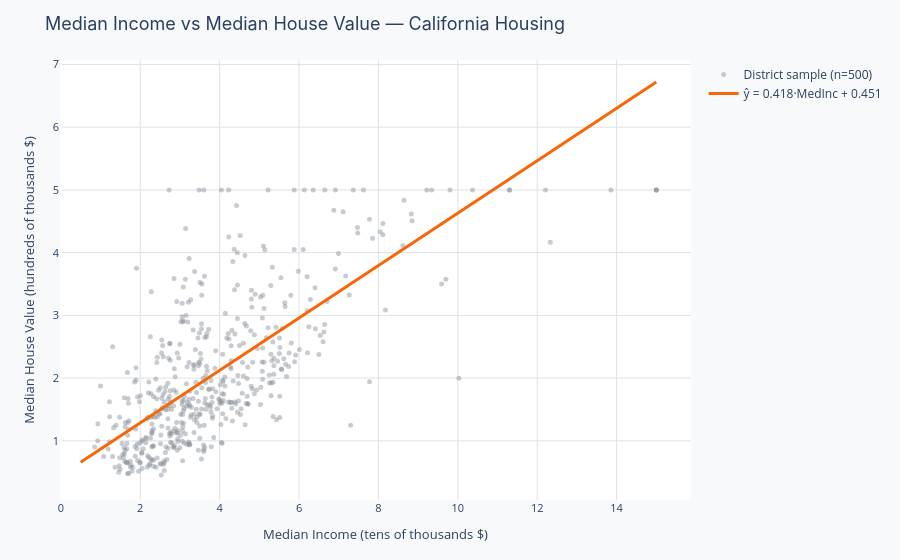

The notebook cell this image was saved under:
### Markdown cell above
---
## Real-world example: Median income predicts house value

The California Housing dataset contains census information for 20,640 districts in California. The single strongest predictor of median house value is **median income** — districts with higher earners have more expensive homes, and the relationship is roughly linear over a wide range.

- **Notice:** The fit line captures the broad upward trend, but many points scatter widely above and below — median income alone explains only part of the story
- **Notice:** The relationship is steepest at lower income levels; very high incomes have a flatter effect, suggesting the linear model slightly misrepresents the top end
- **Notice:** A few very high-value districts ($5 cap) are all clustered at the top regardless of income — those are data ceiling artifacts, not real patterns

> **Discussion question:** The model sees a positive slope. Does that mean income *causes* house prices to be high, or is something else going on?

### Where linear regression is used in practice

| Industry | Application | Target variable |
|---|---|---|
| Real estate | Automated valuation models | Property price |
| Finance | Credit scoring (regulatory baseline) | Probability of default |
| Marketing | Budget attribution | Revenue attributed to channel |
| Healthcare | Epidemiology | Predicted disease rate per 1,000 |
| Energy | Demand forecasting | kWh consumption |

### Code cell
from sklearn.datasets import fetch_california_housing
from sklearn.linear_model import LinearRegression
import numpy as np, plotly.graph_objects as go

np.random.seed(42)
housing = fetch_california_housing(as_frame=True)
x_all = housing.data["MedInc"].values
y_all = housing.target.values

model_1d = LinearRegression()
model_1d.fit(x_all.reshape(-1, 1), y_all)
x_line = np.linspace(x_all.min(), x_all.max(), 300)
y_line = model_1d.predict(x_line.reshape(-1, 1))

idx = np.random.choice(len(x_all), 500, replace=False)

fig = go.Figure(data=[
    go.Scatter(
        x=x_all[idx], y=y_all[idx], mode="markers",
        marker=dict(color=PALETTE["muted"], size=5, opacity=0.45),
        name="District sample (n=500)",
    ),
    go.Scatter(
        x=x_line, y=y_line, mode="lines",
        line=dict(color=PALETTE["secondary"], width=3),
        name=(f"ŷ = {model_1d.coef_[0]:.3f}·MedInc "
              f"+ {model_1d.intercept_:.3f}"),
    ),
], layout=base_layout(
    title="Median Income vs Median House Value — California Housing",
    xaxis_title="Median Income (tens of thousands $)",
    yaxis_title="Median House Value (hundreds of thousands $)",
))
fig.show()

### Figure 1 — Plotly figure (JSON) as saved in the notebook; plotly's stock layout.template omitted (floating-point values rounded to 4 significant figures; data arrays with more than 128 entries replaced by an {"elided": "..."} marker saying what was removed)
{"data": [{"marker": {"color": "#868E96", "opacity": 0.45, "size": 5}, "mode": "markers", "name": "District sample (n=500)", "type": "scatter", "x": {"elided": "500 float values"}, "y": {"elided": "500 float values"}}, {"line": {"color": "#F76707", "width": 3}, "mode": "lines", "name": "ŷ = 0.418·MedInc + 0.451", "type": "scatter", "x": {"elided": "300 float values"}, "y": {"elided": "300 float values"}}], "layout": {"legend": {"font": {"size": 12}}, "margin": {"b": 60, "l": 60, "r": 30, "t": 60}, "paper_bgcolor": "#F8F9FA", "plot_bgcolor": "#FFFFFF", "title": {"font": {"family": "Inter, Arial, sans-serif", "size": 18}, "text": "Median Income vs Median House Value — California Housing"}, "xaxis": {"gridcolor": "#DEE2E6", "tickfont": {"size": 11}, "title": {"font": {"size": 13}, "text": "Median Income (tens of thousands $)"}}, "yaxis": {"gridcolor": "#DEE2E6", "tickfont": {"size": 11}, "title": {"font": {"size": 13}, "text": "Median House Value (hundreds of thousands $)"}}}}
